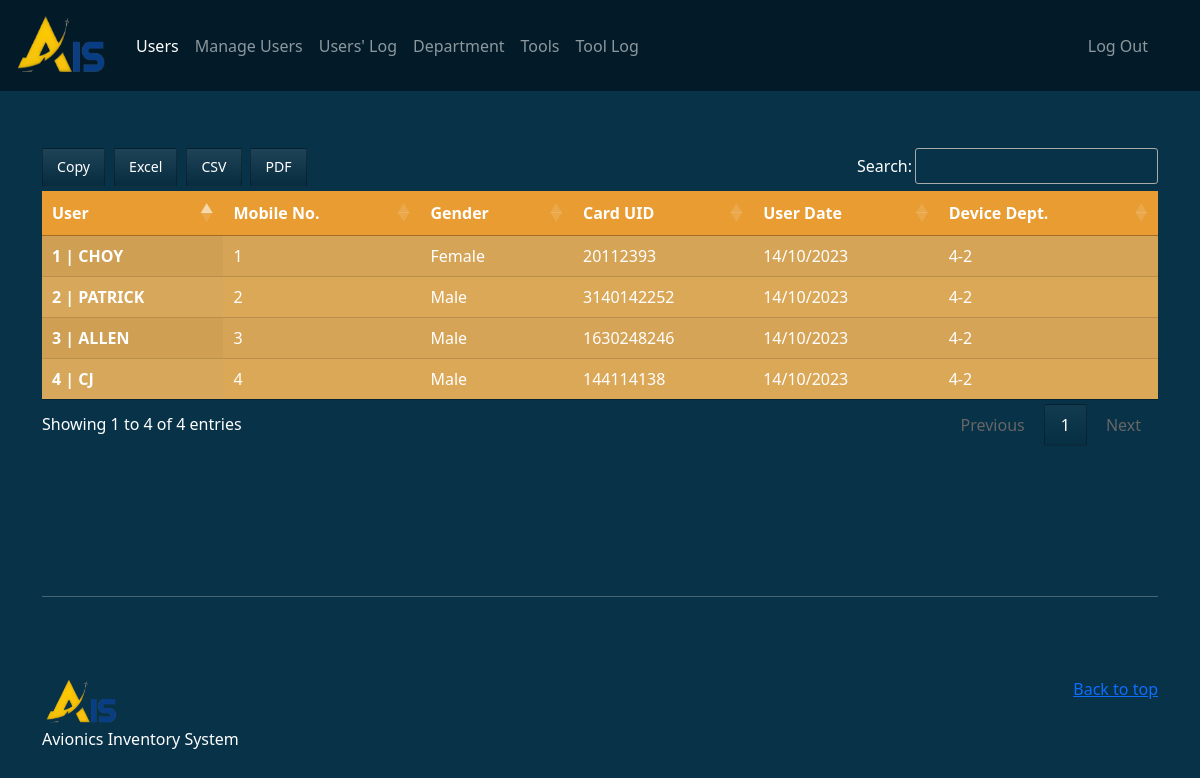
The app's page / (signed in) with its own data.
### tables this page shows
CREATE TABLE `users` (
  `id` int(11) NOT NULL,
  `username` varchar(30) NOT NULL DEFAULT 'None',
  `serialnumber` double NOT NULL DEFAULT 0,
  `gender` varchar(10) NOT NULL DEFAULT 'None',
  `email` varchar(50) NOT NULL DEFAULT 'None',
  `card_uid` varchar(30) NOT NULL,
  `card_select` tinyint(1) NOT NULL DEFAULT 0,
  `user_date` date NOT NULL,
  `device_uid` varchar(20) NOT NULL DEFAULT '0',
  `device_dep` varchar(20) NOT NULL DEFAULT '0',
  `add_card` tinyint(1) NOT NULL DEFAULT 0,
  `itemhold` varchar(20) DEFAULT NULL
);

### index.php (the view, shortened to what this page needs)
<!doctype html>
<html lang="en">
<head>
  <link rel="stylesheet" href="./dist/css/jquery.dataTables.min.css">
  <link rel="stylesheet" href="./dist/css/buttons.dataTables.min.css">
  <link href="./css/bootstrap.min.css" rel="stylesheet">
  <link href="carousel.css" rel="stylesheet">
</head>
<body style='background-color:#083248'>
  <header  class='text-white'>
    <nav class="navbar navbar-expand-md navbar-dark fixed-top" style="background-color: #031b28">
      <div class="container-fluid">
      <a class="navbar-brand" href="dashboard.php"><img src="./AIS_YELLOW-removebg-preview.png" alt="" width='100px' height='65px'></a>
        <div class="collapse navbar-collapse" id="navbarCollapse">
          <ul class="navbar-nav me-auto mb-2 mb-md-0">
            <li class="nav-item">
              <a class="nav-link active" aria-current="page" href="">Users</a>
            </li>
            <li class="nav-item">
              <a class="nav-link" href="ManageUsers2.php">Manage Users</a>
            </li>
            <li class="nav-item">
              <a class="nav-link" href="UsersLog2.php" tabindex="-1">Users' Log</a>
            </li>
            <li class="nav-item">
              <a class="nav-link" href="devices2.php" tabindex="-1">Department</a>
            </li>
            <li class="nav-item">
              <a class="nav-link" href="tools.php" tabindex="-1">Tools</a>
            </li>
            <li class="nav-item">
              <a class="nav-link" href="tool_log.php" tabindex="-1">Tool Log</a>
            </li>
          </ul>
        </div>
        <div class="d-flex">
        <div class="collapse navbar-collapse" id="navbarCollapse">
        <ul class="navbar-nav me-auto mb-2 mb-md-0">
            <li class="nav-item">
            <?php
            if (isset($_SESSION['Admin-name'])) {
              echo '<li type="" class="nav-item">';
              echo '<a class="nav-link" data-bs-toggle="modal" data-bs-target="#logout-account" >Log Out</a>';
              echo '</li>';
            } else {
              echo '<a href="login2.php">Log In</a>';
            }
            ?>
            </li>
          <ul>
        </div>
          </div>
      </div>
    </nav>
  </header>
  <main  class='text-white'>
    <div class="container marketing">
      <div class="row featurette" style='margin-top: 100px;'>
        <div class="col">
          <table id="example" class="display" style="width:100%" style='background: #dba858'>
            <thead style='background: #E89C31'>
                <tr>
                    <th>User</th>
                    <th>Mobile No.</th>
                    <th>Gender</th>
                    <th>Card UID</th>
                    <th>User Date</th>
                    <th>Device Dept.</th>
                </tr>
            </thead>
            <tbody style='background: #dba858'>
            <?php
                require'connectDB.php';
                    $sql = "SELECT * FROM users WHERE add_card=1 ORDER BY id DESC";
                    $result = mysqli_stmt_init($conn);
                    if (!mysqli_stmt_prepare($result, $sql)) {
                        echo '<p class="error">SQL Error</p>';
                    }
                    else{
                        mysqli_stmt_execute($result);
                        $resultl = mysqli_stmt_get_result($result);
                    if (mysqli_num_rows($resultl) > 0){
                        while ($row = mysqli_fetch_assoc($resultl)){
                ?>
                            <TR>
                            <TD><b><?php echo $row['id']; echo" | "; echo $row['username'];?></b></TD>
                            <TD><?php echo $row['serialnumber'];?></TD>
                            <TD><?php echo $row['gender'];?></TD>
                            <TD><?php echo $row['card_uid'];?></TD>
                            <TD ><?php echo date('d/m/Y',strtotime($row['user_date']));?></TD>
                            <TD><?php echo $row['device_dep'];?></TD>
                            </TR>
                <?php
                        }
                    }
                }
                ?>
            </tbody>
        </table>
        </div>
      </div>
      <hr class="featurette-divider" style='margin-top: 150px;'>
    </div>
    <footer class="container">
      <p class="float-end"><a href="#">Back to top</a></p>
      <img src="./AIS_YELLOW-removebg-preview.png" alt="" width='80px' height='50px'>
      <p>Avionics Inventory System </p>
    </footer>
  </main>
</body>
</html>

### carousel.css (style rules this page uses)
body { padding-top: 3rem; padding-bottom: 3rem; color: #5a5a5a; }
.featurette-divider { margin: 5rem 0; }

### index.php (style rules this page uses)
.text-white { color: white; }

### records on screen
users: id "4", username "CJ", serialnumber "4", gender "Male", card_uid "144114138", user_date "14/10/2023", device_dep "4-2"
users: id "3", username "ALLEN", serialnumber "3", gender "Male", card_uid "1630248246", user_date "14/10/2023", device_dep "4-2"
users: id "2", username "PATRICK", serialnumber "2", gender "Male", card_uid "3140142252", user_date "14/10/2023", device_dep "4-2"
users: id "1", username "CHOY", serialnumber "1", gender "Female", card_uid "20112393", user_date "14/10/2023", device_dep "4-2"
